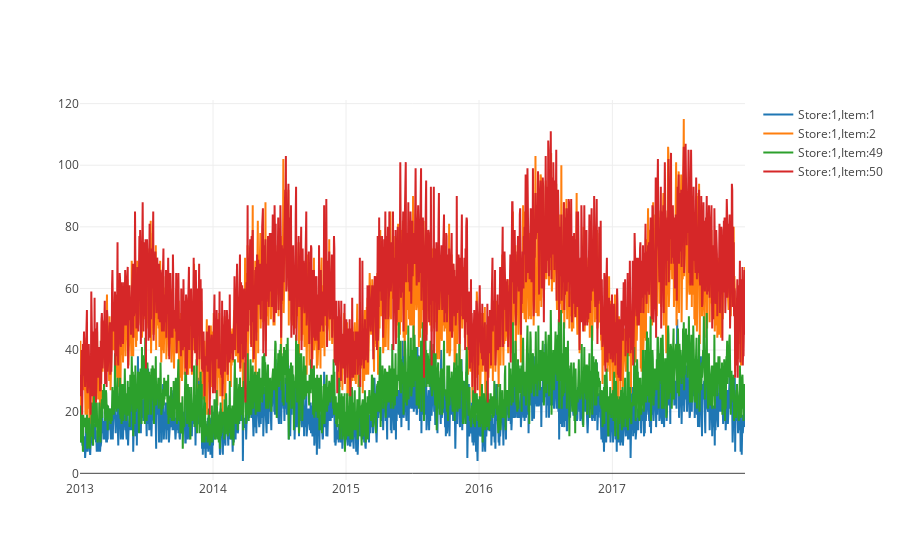

Notebook code for this chart:
### Code cell
def sales_monthly(data):
    multi_store_item_df = data.copy()
    # First, let us filterout the required data
    store_ids = [1, 1, 1, 1]   # Some stores
    item_ids = [1, 2, 49,50]    # Some items
    print('Before filter:', multi_store_item_df.shape)
    multi_store_item_df = multi_store_item_df[multi_store_item_df.store.isin(store_ids)]
    multi_store_item_df = multi_store_item_df[multi_store_item_df.item.isin(item_ids)]
    print('After filter:', multi_store_item_df.shape)
    #display(multi_store_item_df)
    # TODO Monthly avg sales

    # Let us plot this now
    multi_store_item_ts_data = []
    for st,it in zip(store_ids, item_ids):
        flt = multi_store_item_df[multi_store_item_df.store == st]
        flt = flt[flt.item == it]
        multi_store_item_ts_data.append(go.Scatter(x=flt.date, y=flt.sales, name = "Store:" + str(st) + ",Item:" + str(it)))
    py.iplot(multi_store_item_ts_data)
    return (multi_store_item_df)

multi_store_item_df = sales_monthly(train_df)

### Figure 1 — Plotly figure (JSON) as saved in the notebook; plotly's stock layout.template omitted (floating-point values rounded to 4 significant figures; data arrays with more than 128 entries replaced by an {"elided": "..."} marker saying what was removed)
{"data": [{"name": "Store:1,Item:1", "type": "scatter", "uid": "18abf08c-e473-460e-a1aa-2cfb1b8439c4", "x": {"elided": "1826 str values"}, "y": {"elided": "1826 int values"}}, {"name": "Store:1,Item:2", "type": "scatter", "uid": "0edafe1d-72ac-44fb-8499-6c7f9175201a", "x": {"elided": "1826 str values"}, "y": {"elided": "1826 int values"}}, {"name": "Store:1,Item:49", "type": "scatter", "uid": "bfd85c29-027f-429f-9dd1-7c0dc3da2079", "x": {"elided": "1826 str values"}, "y": {"elided": "1826 int values"}}, {"name": "Store:1,Item:50", "type": "scatter", "uid": "7d137014-d0fe-4c4f-a0c7-a5ce72acc5e1", "x": {"elided": "1826 str values"}, "y": {"elided": "1826 int values"}}], "layout": {}}
